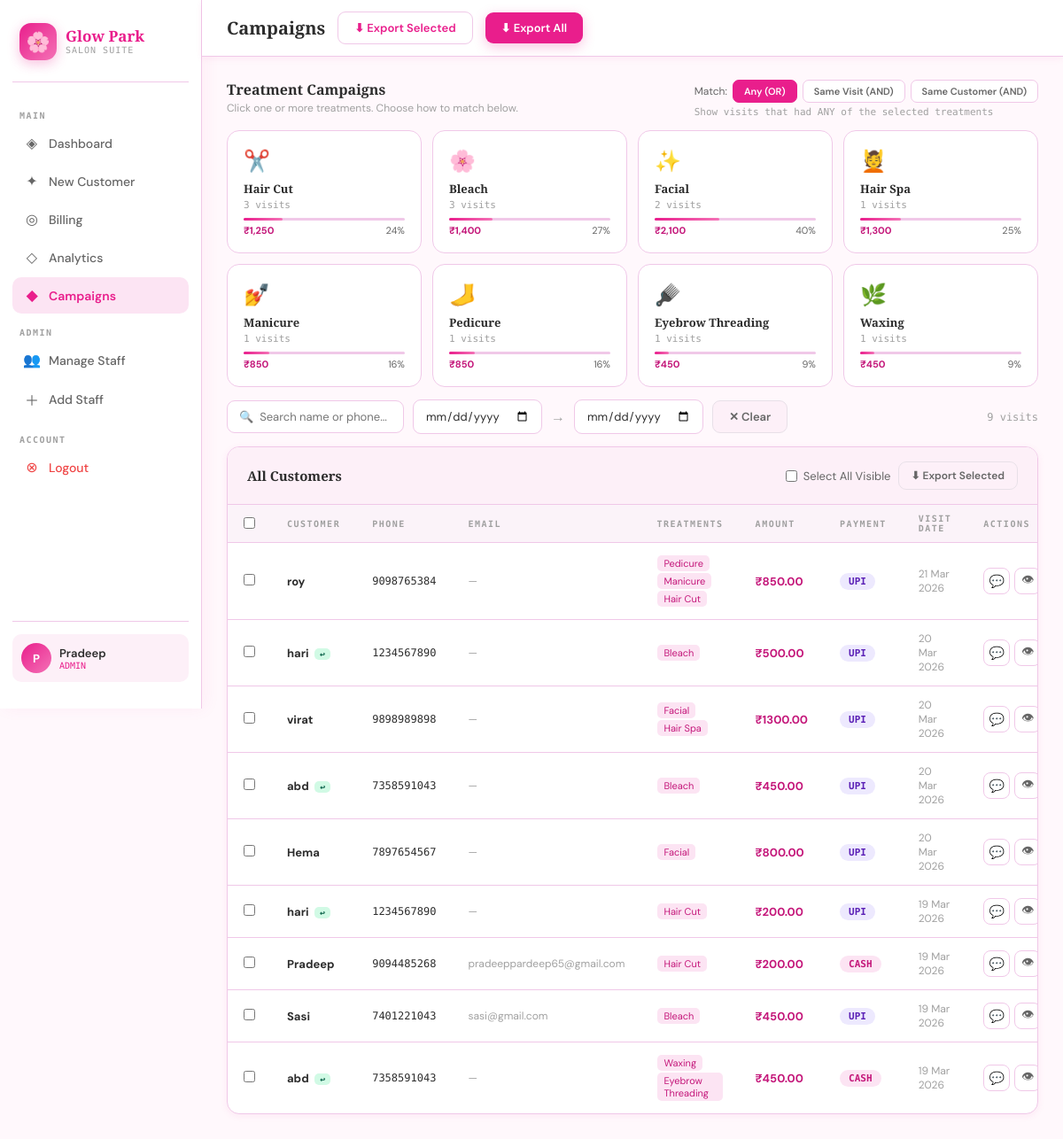
Page /campaigns (signed in) on the committed database.
### app.py (models this page shows, shortened)
class User(db.Model, UserMixin):
    id       = db.Column(db.Integer, primary_key=True)
    name     = db.Column(db.String(100), nullable=False)
    email    = db.Column(db.String(100), unique=True, nullable=False)
    password = db.Column(db.String(100), nullable=False)
    role     = db.Column(db.String(20), nullable=False, default=ROLE_STAFF)
    @property
    def is_admin(self):
        return self.role in ADMIN_ROLES

class Treatment(db.Model):
    id    = db.Column(db.Integer, primary_key=True)
    name  = db.Column(db.String(100), nullable=False)
    price = db.Column(db.Numeric(10, 2), nullable=False)
    is_active = db.Column(db.Boolean, default=True)

class Visit(db.Model):
    id             = db.Column(db.Integer, primary_key=True)
    customer_id    = db.Column(db.Integer, db.ForeignKey('customer.id'), nullable=False)
    staff_id       = db.Column(db.Integer, db.ForeignKey('user.id'), nullable=False)
    visit_date     = db.Column(db.DateTime, default=lambda: __import__('datetime').datetime.now(
                          __import__('datetime').timezone(
                          __import__('datetime').timedelta(hours=5,minutes=30))).replace(tzinfo=None))
    total_amount   = db.Column(db.Numeric(10, 2), nullable=False)
    payment_method = db.Column(db.String(20))
    notes          = db.Column(db.Text)
    created_at     = db.Column(db.DateTime, default=datetime.utcnow)
    staff      = db.relationship('User', backref='visits')
    treatments = db.relationship('Treatment', secondary=visit_treatments, backref='visits')

class Customer(db.Model):
    id         = db.Column(db.Integer, primary_key=True)
    name       = db.Column(db.String(100), nullable=False)
    phone      = db.Column(db.String(20), unique=True, nullable=False)   # UNIQUE identity
    email      = db.Column(db.String(120))
    age        = db.Column(db.Integer)
    created_at = db.Column(db.DateTime, default=datetime.utcnow)
    visits = db.relationship('Visit', backref='customer', lazy='dynamic',
                             order_by='Visit.visit_date.desc()')
    @property
    def total_visits(self):
        return self.visits.count()
    @property
    def is_returning(self):
        return self.total_visits > 1

### app.py (the view)
@app.route('/campaigns')
@login_required
@admin_required
def campaigns_view():
    visits          = visits_for_user().order_by(Visit.visit_date.desc()).all()
    treatment_stats = get_treatment_stats()
    return render_template('campaigns.html', visits=visits, treatment_stats=treatment_stats)

### app.py (called while the page is built)
def admin_required(f):
    @wraps(f)
    def decorated(*args, **kwargs):
        if not current_user.is_authenticated:
            return redirect(url_for('login'))
        if current_user.role not in ADMIN_ROLES:
            flash('Access denied. Admin only.', 'error')
            return redirect(url_for('dashboard'))
        return f(*args, **kwargs)
    return decorated

@lm.user_loader
def load_user(user_id):
    return User.query.get(int(user_id))

def fmt_inr(val):
    try:
        return f"{float(val):,.0f}"
    except Exception:
        return "0"

def visits_for_user():
    if current_user.is_admin:
        return Visit.query
    return Visit.query.filter_by(staff_id=current_user.id)

def get_treatment_stats():
    treatments = Treatment.query.all()
    base_visits = visits_for_user().all()
    total_rev   = sum(float(v.total_amount) for v in base_visits) or 1
    stats = []
    for t in treatments:
        visible = [v for v in t.visits if v in base_visits]
        rev = sum(float(v.total_amount) for v in visible)
        stats.append({
            'id': t.id, 'name': t.name, 'count': len(visible),
            'revenue': fmt_inr(rev), 'pct': round((rev/total_rev)*100),
            'icon': TREATMENT_ICONS.get(t.name.lower(), '💖'),
        })
    return sorted(stats, key=lambda x: x['count'], reverse=True)

### templates/campaigns.html (shortened to what this page needs)
{% extends 'base.html' %}
{% block page_title %}Campaigns{% endblock %}
{% block topbar_actions %}
  <button class="btn btn-outline" onclick="exportSelected()">⬇ Export Selected</button>
  <button class="btn btn-pink"    onclick="exportAll()">⬇ Export All</button>
{% endblock %}
{% block content %}
<div style="display:flex;align-items:flex-start;justify-content:space-between;margin-bottom:14px;flex-wrap:wrap;gap:12px">
  <div>
    <div style="font-family:'Playfair Display',serif;font-size:16px;font-weight:700">Treatment Campaigns</div>
    <div style="font-size:12px;color:var(--gray-light);margin-top:2px">Click one or more treatments. Choose how to match below.</div>
  </div>
  <div>
    <div class="mode-wrap">
      <span class="mode-label">Match:</span>
      <button class="mode-btn active" data-mode="or"       onclick="setMode(this)">Any (OR)</button>
      <button class="mode-btn"        data-mode="and_visit" onclick="setMode(this)">Same Visit (AND)</button>
      <button class="mode-btn"        data-mode="and_cust"  onclick="setMode(this)">Same Customer (AND)</button>
    </div>
    <div class="mode-hint" id="mode-hint">Show visits that had ANY of the selected treatments</div>
  </div>
</div>
<div class="campaign-grid" id="campaign-grid">
  {% for t in treatment_stats %}
  <div class="campaign-card" id="cc-{{ t.id }}" onclick="toggleCampaign({{ t.id }}, '{{ t.name }}')">
    <div class="cc-icon">{{ t.icon }}</div>
    <div class="cc-name">{{ t.name }}</div>
    <div class="cc-count">{{ t.count }} visits</div>
    <div class="prog-bar"><div class="prog-fill" style="width:{{ t.pct }}%"></div></div>
    <div class="cc-stats">
      <span class="cc-rev">₹{{ t.revenue }}</span>
      <span class="cc-pct">{{ t.pct }}%</span>
    </div>
  </div>
  {% endfor %}
</div>
<div class="filter-bar">
  <input class="filter-input" type="text" id="camp-search"
         placeholder="🔍  Search name or phone..." oninput="applyFilters()" style="min-width:200px">
  <input class="filter-input" type="date" id="camp-from" onchange="applyFilters()">
  <span style="color:var(--gray-light)">→</span>
  <input class="filter-input" type="date" id="camp-to" onchange="applyFilters()">
  <button class="btn btn-ghost" onclick="clearAll()">✕ Clear</button>
  <span id="camp-count" style="font-size:12px;color:var(--gray-light);font-family:'DM Mono',monospace;margin-left:auto"></span>
</div>
<div class="section-card">
  <div class="section-head">
    <div class="section-title" id="camp-title">All Customers</div>
    <div class="section-actions">
      <label class="select-all-check">
        <input type="checkbox" id="select-all" onchange="toggleSelectAll(this)"> Select All Visible
      </label>
      <button class="btn btn-ghost" onclick="exportSelected()" style="font-size:12px;padding:7px 14px">⬇ Export Selected</button>
    </div>
  </div>
  <div class="table-wrap">
    <table>
      <thead>
        <tr>
          <th><input type="checkbox" onchange="toggleSelectAll(this)"></th>
          <th>Customer</th>
          <th>Phone</th>
          <th>Email</th>
          <th>Treatments</th>
          <th>Amount</th>
          <th>Payment</th>
          <th>Visit Date</th>
          <th>Actions</th>
        </tr>
      </thead>
      <tbody id="camp-body">
        {% for v in visits %}
        <tr data-id="{{ v.id }}"
            data-customer-id="{{ v.customer.id }}"
            data-search="{{ v.customer.name.lower() }} {{ v.customer.phone }}"
            data-date="{{ v.visit_date.strftime('%Y-%m-%d') }}"
            data-treatments="{{ v.treatments | map(attribute='id') | join(',') }}"
            data-treatment-names="{{ v.treatments | map(attribute='name') | join(', ') }}">
          <td><input type="checkbox" class="row-check" value="{{ v.id }}"></td>
          <td>
            <b>{{ v.customer.name }}</b>
            {% if v.customer.is_returning %}
              <span style="display:inline-block;background:#D1FAE5;color:#065F46;border-radius:5px;padding:1px 6px;font-size:10px;font-weight:600;margin-left:3px;font-family:'DM Mono',monospace">↩</span>
            {% endif %}
          </td>
          <td style="font-family:'DM Mono',monospace;font-size:12px">{{ v.customer.phone }}</td>
          <td style="font-size:12px;color:var(--gray-light)">{{ v.customer.email or '—' }}</td>
          <td>
            {% for t in v.treatments %}
              <span style="display:inline-block;background:var(--pink-light);color:var(--pink-deep);border-radius:5px;padding:2px 7px;font-size:11px;margin:1px">{{ t.name }}</span>
            {% endfor %}
          </td>
          <td><b style="color:var(--pink-deep)">₹{{ v.total_amount }}</b></td>
          <td><span class="badge b-{{ (v.payment_method or 'cash').lower() }}">{{ (v.payment_method or 'CASH').upper() }}</span></td>
          <td style="font-size:12px;color:var(--gray-light)">{{ v.visit_date.strftime('%d %b %Y') }}</td>
          <td>
            <div style="display:flex;gap:5px">
              <button class="icon-btn wa"
                onclick="sendWhatsApp('{{ v.customer.phone }}','{{ v.customer.name }}',{{ v.id }},'{{ v.total_amount }}')"
                title="WhatsApp">💬</button>
              <a href="{{ url_for('generate_bill', visit_id=v.id) }}" class="icon-btn" title="View Bill">👁</a>
            </div>
          </td>
        </tr>
        {% else %}
        <tr><td colspan="9" style="text-align:center;padding:36px;color:var(--gray-light)">No visits found.</td></tr>
        {% endfor %}
      </tbody>
    </table>
  </div>
</div>
{% endblock %}

### templates/base.html (shortened to what this page needs)
<!DOCTYPE html>
<html lang="en">
<head>
</head>
<body>
<aside class="sidebar">
  <div class="sidebar-brand">
    <div class="brand-icon">🌸</div>
    <div>
      <div class="brand-name">Glow Park</div>
      <div class="brand-sub">Salon Suite</div>
    </div>
  </div>
  <div class="nav-sec">Main</div>
  <a href="{{ url_for('dashboard') }}" class="nav-item {% if request.endpoint=='dashboard' %}active{% endif %}">
    <span class="nav-icon">◈</span> Dashboard
  </a>
  <a href="{{ url_for('new_visit') }}" class="nav-item {% if request.endpoint=='new_visit' %}active{% endif %}">
    <span class="nav-icon">✦</span> New Customer
  </a>
  <a href="{{ url_for('billing_view') }}" class="nav-item {% if request.endpoint=='billing_view' %}active{% endif %}">
    <span class="nav-icon">◎</span> Billing
  </a>
  {% if current_user.role in ['admin', 'manager'] %}
  <a href="{{ url_for('analytics_view') }}" class="nav-item {% if request.endpoint=='analytics_view' %}active{% endif %}">
    <span class="nav-icon">◇</span> Analytics
  </a>
  <a href="{{ url_for('campaigns_view') }}" class="nav-item {% if request.endpoint=='campaigns_view' %}active{% endif %}">
    <span class="nav-icon">◆</span> Campaigns
  </a>
  {% endif %}
  {% if current_user.role == 'admin' %}
  <div class="nav-sec" style="margin-top:14px">Admin</div>
  <a href="{{ url_for('manage_staff') }}" class="nav-item {% if request.endpoint=='manage_staff' %}active{% endif %}">
    <span class="nav-icon">👥</span> Manage Staff
  </a>
  <a href="{{ url_for('register') }}" class="nav-item {% if request.endpoint=='register' %}active{% endif %}">
    <span class="nav-icon">＋</span> Add Staff
  </a>
  {% endif %}
  <div class="nav-sec" style="margin-top:16px">Account</div>
  <a href="{{ url_for('logout') }}" class="nav-item" style="color:#EF4444">
    <span class="nav-icon">⊗</span> Logout
  </a>
  <div class="sidebar-bottom">
    <div class="user-card">
      <div class="user-avatar">{{ current_user.name[0].upper() }}</div>
      <div>
        <div class="user-name">{{ current_user.name }}</div>
        <div class="user-role">{{ current_user.role }}</div>
      </div>
    </div>
  </div>
</aside>
<div class="main">
  <div class="topbar">
    <div class="topbar-title">{% block page_title %}Dashboard{% endblock %}</div>
    {% block topbar_actions %}{% endblock %}
  </div>
  <div class="content">
    {% block content %}{% endblock %}
  </div>
</div>
</body>
</html>

### templates/campaigns.html (style rules this page uses)
.campaign-grid { display:grid; grid-template-columns:repeat(auto-fill,minmax(200px,1fr)); gap:12px; margin-bottom:14px; }
.campaign-card { background:#fff; border:1.5px solid var(--pink-border); border-radius:var(--radius); padding:18px; cursor:pointer; transition:all .18s; position:relative; overflow:hidden; user-select:none; }
.campaign-card::before { content:''; position:absolute; top:0; left:0; right:0; height:3px; background:var(--pink); opacity:0; transition:opacity .16s; }
.cc-icon { font-size:24px; margin-bottom:7px; }
.cc-name { font-family:'Playfair Display',serif; font-size:13px; font-weight:700; color:var(--gray-dark); margin-bottom:3px; }
.cc-count { font-size:11px; color:var(--gray-light); margin-bottom:8px; font-family:'DM Mono',monospace; }
.cc-stats { display:flex; justify-content:space-between; font-size:11px; }
.cc-rev { font-weight:700; color:var(--pink-deep); }
.cc-pct { color:var(--gray-mid); }
.prog-bar { height:3px; background:var(--pink-border); border-radius:2px; margin:7px 0 4px; }
.prog-fill { height:100%; border-radius:2px; background:linear-gradient(90deg,var(--pink),#F472B6); }
.mode-wrap { display:flex; align-items:center; gap:6px; flex-wrap:wrap; }
.mode-label { font-size:12px; color:var(--gray-mid); white-space:nowrap; }
.mode-btn { padding:5px 12px; border-radius:7px; font-size:11px; font-weight:600; cursor:pointer; border:1.5px solid var(--pink-border); background:#fff; color:var(--gray-mid); font-family:'DM Sans',sans-serif; transition:all .15s; white-space:nowrap; }
.mode-btn.active { background:var(--pink); color:#fff; border-color:var(--pink); }
.mode-hint { font-size:11px; color:var(--gray-light); font-family:'DM Mono',monospace; margin-top:4px; }
.filter-bar { display:flex; gap:10px; align-items:center; margin-bottom:14px; flex-wrap:wrap; }
.filter-input { background:#fff; border:1.5px solid var(--pink-border); border-radius:9px; padding:9px 13px; font-size:13px; font-family:'DM Sans',sans-serif; color:var(--gray-dark); outline:none; }
.select-all-check { display:flex; align-items:center; gap:7px; font-size:13px; color:var(--gray-mid); cursor:pointer; }

### rows in the picture
User: name "P", name "Pradeep", role "ADMIN"
Treatment: icon "✂️", name "Hair Cut", count "3", revenue "1,250", pct "24"
Treatment: icon "🌸", name "Bleach", count "3", revenue "1,400", pct "27"
Treatment: icon "✨", name "Facial", count "2", revenue "2,100", pct "40"
Treatment: icon "💆", name "Hair Spa", count "1", revenue "1,300", pct "25"
Treatment: icon "💅", name "Manicure", count "1", revenue "850", pct "16"
Treatment: icon "🦶", name "Pedicure", count "1", revenue "850", pct "16"
Treatment: icon "🪮", name "Eyebrow Threading", count "1", revenue "450", pct "9"
Treatment: icon "🌿", name "Waxing", count "1", revenue "450", pct "9"
Visit: customer.name "roy", customer.phone "9098765384", customer "—", total_amount "850.00", payment_method "UPI", visit_date "21 Mar 2026"
Visit: customer.name "hari", customer.phone "1234567890", customer "—", total_amount "500.00", payment_method "UPI", visit_date "20 Mar 2026"
Visit: customer.name "virat", customer.phone "9898989898", customer "—", total_amount "1300.00", payment_method "UPI", visit_date "20 Mar 2026"
Visit: customer.name "abd", customer.phone "7358591043", customer "—", total_amount "450.00", payment_method "UPI", visit_date "20 Mar 2026"
Visit: customer.name "Hema", customer.phone "7897654567", customer "—", total_amount "800.00", payment_method "UPI", visit_date "20 Mar 2026"
Visit: customer.name "hari", customer.phone "1234567890", customer "—", total_amount "200.00", payment_method "UPI", visit_date "19 Mar 2026"
Visit: customer.name "Pradeep", customer.phone "9094485268", customer "pradeeppardeep65@gmail.com", total_amount "200.00", payment_method "CASH", visit_date "19 Mar 2026"
Visit: customer.name "Sasi", customer.phone "7401221043", customer "sasi@gmail.com", total_amount "450.00", payment_method "UPI", visit_date "19 Mar 2026"
Visit: customer.name "abd", customer.phone "7358591043", customer "—", total_amount "450.00", payment_method "CASH", visit_date "19 Mar 2026"
